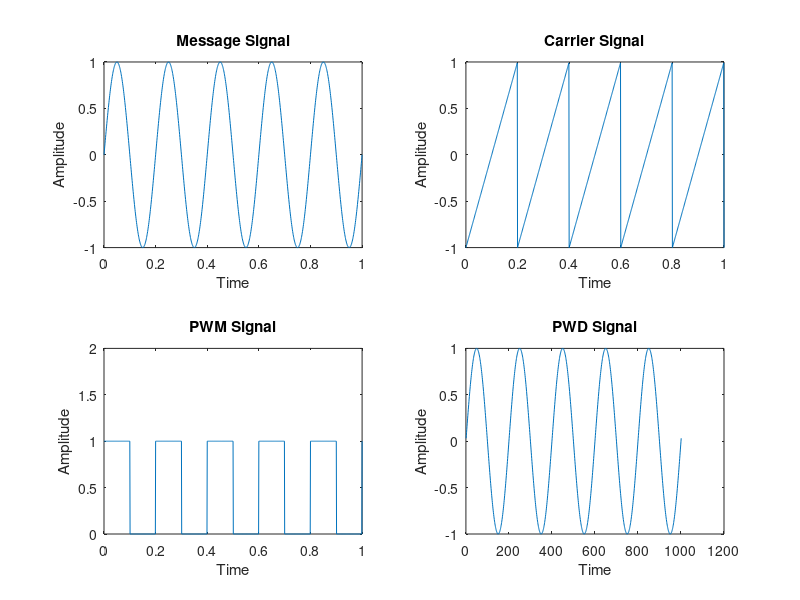

MATLAB code to generate this figure:
clc;
clear all;
t=[0:0.001:1];
fc=input('Enter the Frequency of Carrier Signal: ');
fm=input('Enter the Frequency of Message Signal: ');
c=sawtooth(2*pi*fc*t);
m=sin(2*pi*fm*t);
n=length(c);
for i=1:n
    if (m(i)>=c(i))
        pwms(i)=1;
    else
        pwms(i)=0;
    end
end
for j=1:n
    if pwms(j)==1;
        pwds(j)=sin(2*pi*fm*j/1000);
        
    else
        pwds(j)=sin(2*pi*fm*j/1000);
    end
end
subplot(2,2,1);
plot(t,m);
xlabel('Time');
ylabel('Amplitude');
title('Message Signal');
subplot(2,2,2);
plot(t,c);
xlabel('Time');
ylabel('Amplitude');
title('Carrier Signal');
subplot(2,2,3);
plot(t,pwms);
xlabel('Time');
ylabel('Amplitude');
title('PWM Signal');
axis([0 1 0 2]);
subplot(2,2,4);
plot(pwds);
xlabel('Time');
ylabel('Amplitude');
title('PWD Signal');